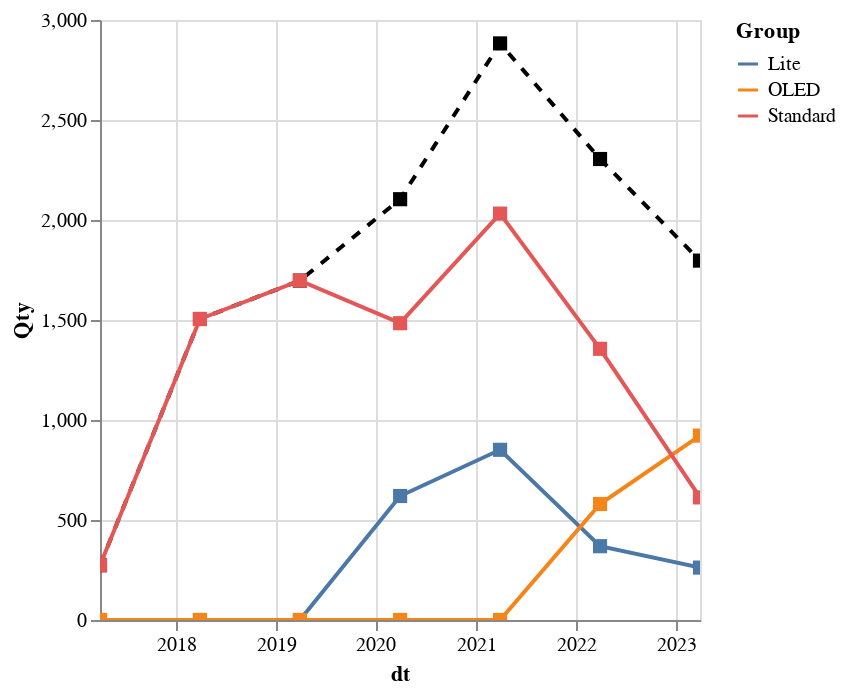

The code cell stored with this chart in its notebook:
### Code cell
model_totals_chart = alt.Chart(model_totals).mark_line(point={"shape": "square", "size": 50}).encode(
    x=alt.X('dt:T'),
    y=alt.Y('Qty:Q'),
    color=alt.Color('Group:N')
)

fiscal_year_totals_chart = alt.Chart(fy_totals).mark_line(color='black', strokeDash=[5, 5], point={"shape": "square", "size": 50, "color": "black"}).encode(
    x=alt.X('dt:T'),
    y=alt.Y('Qty:Q'),
)


chart = fiscal_year_totals_chart + model_totals_chart
chart.interactive()

### Figure 1 — Vega-Lite specification as saved in the notebook (floating-point values rounded to 4 significant figures)
{"config": {"view": {"continuousWidth": 300, "continuousHeight": 300}}, "layer": [{"data": {"name": "data-b285ca589500aa861bfce3306f23e20a"}, "mark": {"type": "line", "color": "black", "point": {"shape": "square", "size": 50, "color": "black"}, "strokeDash": [5, 5]}, "encoding": {"x": {"field": "dt", "type": "temporal"}, "y": {"field": "Qty", "type": "quantitative"}}, "name": "view_2"}, {"data": {"name": "data-2cccc3d59a9d4f295fe0ebc2826f4b67"}, "mark": {"type": "line", "point": {"shape": "square", "size": 50}}, "encoding": {"color": {"field": "Group", "type": "nominal"}, "x": {"field": "dt", "type": "temporal"}, "y": {"field": "Qty", "type": "quantitative"}}}], "params": [{"name": "param_2", "select": {"type": "interval", "encodings": ["x", "y"]}, "bind": "scales", "views": ["view_2"]}], "$schema": "https://vega.github.io/schema/vega-lite/v5.8.0.json", "datasets": {"data-b285ca589500aa861bfce3306f23e20a": [{"dt": "2017-03-31T00:00:00", "Qty": 274.0}, {"dt": "2018-03-31T00:00:00", "Qty": 1505}, {"dt": "2019-03-31T00:00:00", "Qty": 1697}, {"dt": "2020-03-31T00:00:00", "Qty": 2104}, {"dt": "2021-03-31T00:00:00", "Qty": 2883}, {"dt": "2022-03-31T00:00:00", "Qty": 2305}, {"dt": "2023-03-31T00:00:00", "Qty": 1797}], "data-2cccc3d59a9d4f295fe0ebc2826f4b67": [{"Group": "Lite", "GroupRank": 1.0, "dt": "2017-03-31T00:00:00", "Qty": 0.0}, {"Group": "Lite", "GroupRank": 2.0, "dt": "2018-03-31T00:00:00", "Qty": 0}, {"Group": "Lite", "GroupRank": 3.0, "dt": "2019-03-31T00:00:00", "Qty": 0}, {"Group": "Lite", "GroupRank": 4.0, "dt": "2020-03-31T00:00:00", "Qty": 620}, {"Group": "Lite", "GroupRank": 5.0, "dt": "2021-03-31T00:00:00", "Qty": 851}, {"Group": "Lite", "GroupRank": 6.0, "dt": "2022-03-31T00:00:00", "Qty": 369}, {"Group": "Lite", "GroupRank": 7.0, "dt": "2023-03-31T00:00:00", "Qty": 262}, {"Group": "OLED", "GroupRank": 1.0, "dt": "2017-03-31T00:00:00", "Qty": 0.0}, {"Group": "OLED", "GroupRank": 2.0, "dt": "2018-03-31T00:00:00", "Qty": 0}, {"Group": "OLED", "GroupRank": 3.0, "dt": "2019-03-31T00:00:00", "Qty": 0}, {"Group": "OLED", "GroupRank": 4.0, "dt": "2020-03-31T00:00:00", "Qty": 0}, {"Group": "OLED", "GroupRank": 5.0, "dt": "2021-03-31T00:00:00", "Qty": 0}, {"Group": "OLED", "GroupRank": 6.0, "dt": "2022-03-31T00:00:00", "Qty": 580}, {"Group": "OLED", "GroupRank": 7.0, "dt": "2023-03-31T00:00:00", "Qty": 922}, {"Group": "Standard", "GroupRank": 1.0, "dt": "2017-03-31T00:00:00", "Qty": 274.0}, {"Group": "Standard", "GroupRank": 2.0, "dt": "2018-03-31T00:00:00", "Qty": 1505}, {"Group": "Standard", "GroupRank": 3.0, "dt": "2019-03-31T00:00:00", "Qty": 1697}, {"Group": "Standard", "GroupRank": 4.0, "dt": "2020-03-31T00:00:00", "Qty": 1484}, {"Group": "Standard", "GroupRank": 5.0, "dt": "2021-03-31T00:00:00", "Qty": 2032}, {"Group": "Standard", "GroupRank": 6.0, "dt": "2022-03-31T00:00:00", "Qty": 1356}, {"Group": "Standard", "GroupRank": 7.0, "dt": "2023-03-31T00:00:00", "Qty": 613}]}}
